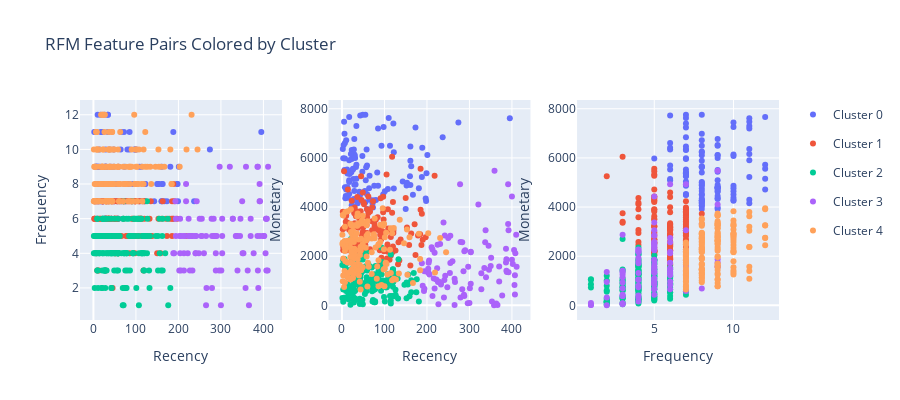

Notebook code for this chart:
### Code cell
import plotly.graph_objects as go
from plotly.subplots import make_subplots
import plotly.express as px

df = rfm_clean.copy()  

# RFM features
features = ['Recency', 'Frequency', 'Monetary']

fig = make_subplots(rows=1, cols=3)

clusters = list(df["Cluster"].unique())
clusters.sort()
colors = px.colors.qualitative.Plotly

# Subplot 1: Recency vs Frequency
for i, c in enumerate(clusters):
    subset = df[df['Cluster'] == c]
    fig.add_trace(go.Scatter(
        x=subset["Recency"], 
        y=subset["Frequency"], 
        mode='markers',
        name=f"Cluster {c}",
        legendgroup=f"Cluster {c}",
        marker=dict(color=colors[i])
    ), row=1, col=1)

fig.update_xaxes(title_text="Recency", row=1, col=1)
fig.update_yaxes(title_text="Frequency", row=1, col=1)

# Subplot 2: Recency vs Monetary
for i, c in enumerate(clusters):
    subset = df[df['Cluster'] == c]
    fig.add_trace(go.Scatter(
        x=subset["Recency"], 
        y=subset["Monetary"], 
        mode='markers',
        name=f"Cluster {c}",
        legendgroup=f"Cluster {c}",
        showlegend=False,  # hide repeated legend
        marker=dict(color=colors[i])
    ), row=1, col=2)

fig.update_xaxes(title_text="Recency", row=1, col=2)
fig.update_yaxes(title_text="Monetary", row=1, col=2)

# Subplot 3: Frequency vs Monetary
for i, c in enumerate(clusters):
    subset = df[df['Cluster'] == c]
    fig.add_trace(go.Scatter(
        x=subset["Frequency"], 
        y=subset["Monetary"],  
        mode='markers',
        name=f"Cluster {c}",
        legendgroup=f"Cluster {c}",
        showlegend=False,
        marker=dict(color=colors[i])
    ), row=1, col=3)

fig.update_xaxes(title_text="Frequency", row=1, col=3)
fig.update_yaxes(title_text="Monetary", row=1, col=3)

fig.update_layout(height=400, width=900, title_text="RFM Feature Pairs Colored by Cluster")
fig.show()

### Figure 1 — Plotly figure (JSON) as saved in the notebook; plotly's stock layout.template omitted (floating-point values rounded to 4 significant figures; data arrays with more than 128 entries replaced by an {"elided": "..."} marker saying what was removed)
{"data": [{"legendgroup": "Cluster 0", "marker": {"color": "#636EFA"}, "mode": "markers", "name": "Cluster 0", "type": "scatter", "x": [56, 55, 12, 30, 97, 7, 14, 76, 167, 163, 7, 59, 29, 34, 17, 24, 34, 122, 48, 198, 28, 83, 161, 59, 17, 54, 11, 58, 23, 4, 85, 29, 38, 6, 24, 150, 113, 8, 152, 160, 143, 93, 395, 49, 55, 2, 181, 85, 110, 43, 23, 59, 3, 17, 57, 29, 101, 153, 17, 42, 27, 22, 65, 6, 23, 73, 17, 274, 18, 72, 28, 161, 26, 173, 5, 161, 98, 237, 26, 13, 10, 33, 73, 122, 7, 34, 37, 121, 64, 189, 41, 31, 188, 42, 201, 26, 48, 80, 197, 108, 28, 9, 199, 32, 13, 65, 29, 21, 10], "xaxis": "x", "y": [6, 8, 7, 8, 10, 9, 10, 7, 7, 8, 6, 8, 9, 12, 11, 8, 11, 8, 10, 8, 6, 8, 8, 6, 7, 8, 9, 7, 8, 9, 11, 9, 10, 8, 8, 8, 9, 9, 8, 7, 7, 8, 11, 7, 8, 11, 9, 10, 7, 6, 7, 9, 7, 8, 8, 8, 10, 8, 12, 8, 6, 7, 11, 9, 7, 9, 9, 10, 7, 11, 9, 7, 6, 7, 11, 9, 10, 7, 9, 9, 12, 8, 8, 8, 5, 12, 8, 7, 10, 6, 9, 9, 11, 7, 9, 12, 9, 10, 8, 9, 8, 9, 7, 7, 7, 7, 10, 11, 8], "yaxis": "y"}, {"legendgroup": "Cluster 1", "marker": {"color": "#EF553B"}, "mode": "markers", "name": "Cluster 1", "type": "scatter", "x": {"elided": "145 int values"}, "xaxis": "x", "y": {"elided": "145 int values"}, "yaxis": "y"}, {"legendgroup": "Cluster 2", "marker": {"color": "#00CC96"}, "mode": "markers", "name": "Cluster 2", "type": "scatter", "x": {"elided": "165 int values"}, "xaxis": "x", "y": {"elided": "165 int values"}, "yaxis": "y"}, {"legendgroup": "Cluster 3", "marker": {"color": "#AB63FA"}, "mode": "markers", "name": "Cluster 3", "type": "scatter", "x": [260, 233, 283, 279, 231, 193, 279, 328, 255, 266, 337, 303, 335, 213, 204, 402, 400, 339, 366, 386, 233, 255, 353, 242, 265, 188, 278, 218, 359, 243, 218, 406, 303, 288, 213, 363, 388, 248, 410, 391, 301, 194, 226, 224, 405, 288, 216, 297, 408, 290, 296, 392, 240, 386, 250, 392, 206, 400, 190, 370, 265, 377, 241, 204, 283, 225, 205, 407, 211, 411, 387, 370, 303, 391, 346, 300, 202, 227, 254, 328, 387, 321, 350, 286, 338, 345, 351, 194, 358, 227, 239, 407, 287, 222, 203], "xaxis": "x", "y": [4, 3, 5, 5, 5, 7, 2, 6, 6, 2, 5, 6, 5, 3, 6, 5, 5, 3, 1, 5, 5, 5, 4, 5, 5, 4, 6, 7, 9, 7, 8, 6, 4, 4, 4, 3, 2, 4, 3, 7, 3, 6, 5, 6, 4, 3, 5, 9, 6, 5, 3, 7, 4, 9, 6, 5, 3, 5, 4, 5, 1, 4, 4, 4, 6, 5, 5, 6, 5, 9, 3, 6, 5, 8, 6, 1, 3, 3, 5, 6, 9, 9, 7, 5, 5, 5, 4, 5, 2, 5, 5, 3, 5, 4, 5], "yaxis": "y"}, {"legendgroup": "Cluster 4", "marker": {"color": "#FFA15A"}, "mode": "markers", "name": "Cluster 4", "type": "scatter", "x": {"elided": "160 int values"}, "xaxis": "x", "y": {"elided": "160 int values"}, "yaxis": "y"}, {"legendgroup": "Cluster 0", "marker": {"color": "#636EFA"}, "mode": "markers", "name": "Cluster 0", "showlegend": false, "type": "scatter", "x": [56, 55, 12, 30, 97, 7, 14, 76, 167, 163, 7, 59, 29, 34, 17, 24, 34, 122, 48, 198, 28, 83, 161, 59, 17, 54, 11, 58, 23, 4, 85, 29, 38, 6, 24, 150, 113, 8, 152, 160, 143, 93, 395, 49, 55, 2, 181, 85, 110, 43, 23, 59, 3, 17, 57, 29, 101, 153, 17, 42, 27, 22, 65, 6, 23, 73, 17, 274, 18, 72, 28, 161, 26, 173, 5, 161, 98, 237, 26, 13, 10, 33, 73, 122, 7, 34, 37, 121, 64, 189, 41, 31, 188, 42, 201, 26, 48, 80, 197, 108, 28, 9, 199, 32, 13, 65, 29, 21, 10], "xaxis": "x2", "y": [5087.0, 7756.0, 5528.0, 6107.0, 4511.0, 4805.0, 4376.0, 4867.0, 4501.0, 5664.0, 6608.0, 4523.0, 6766.0, 5719.0, 5908.0, 6255.0, 7294.0, 4750.0, 6076.0, 4246.0, 6340.0, 5402.0, 5888.0, 5690.0, 4532.0, 4656.0, 4802.0, 6345.0, 4074.0, 6528.0, 7199.0, 4658.0, 4256.0, 6987.0, 4047.0, 3920.0, 6497.0, 4355.0, 4878.0, 5249.0, 5041.0, 6491.0, 7611.0, 7755.0, 4198.0, 6366.0, 4760.0, 4867.0, 7625.0, 7722.0, 5953.0, 3919.0, 5991.0, 5016.0, 5620.0, 4909.0, 4642.0, 4986.0, 7663.0, 4493.0, 5143.0, 5421.0, 4299.0, 5503.0, 6321.0, 3984.0, 5088.0, 7444.0, 5342.0, 4153.0, 4326.0, 6459.0, 5530.0, 7234.0, 7474.0, 4893.0, 7253.0, 6844.0, 6108.0, 4794.0, 4715.0, 5633.0, 4273.0, 6235.0, 5979.0, 5153.0, 4160.0, 7397.0, 4767.0, 6411.0, 4625.0, 5993.0, 5226.0, 4493.0, 6121.0, 5563.0, 5440.0, 4283.0, 4346.0, 4737.0, 4267.0, 4454.0, 5371.0, 4916.0, 5365.0, 5279.0, 6134.0, 6160.0, 6720.0], "yaxis": "y2"}, {"legendgroup": "Cluster 1", "marker": {"color": "#EF553B"}, "mode": "markers", "name": "Cluster 1", "showlegend": false, "type": "scatter", "x": {"elided": "145 int values"}, "xaxis": "x2", "y": {"elided": "145 float values"}, "yaxis": "y2"}, {"legendgroup": "Cluster 2", "marker": {"color": "#00CC96"}, "mode": "markers", "name": "Cluster 2", "showlegend": false, "type": "scatter", "x": {"elided": "165 int values"}, "xaxis": "x2", "y": {"elided": "165 float values"}, "yaxis": "y2"}, {"legendgroup": "Cluster 3", "marker": {"color": "#AB63FA"}, "mode": "markers", "name": "Cluster 3", "showlegend": false, "type": "scatter", "x": [260, 233, 283, 279, 231, 193, 279, 328, 255, 266, 337, 303, 335, 213, 204, 402, 400, 339, 366, 386, 233, 255, 353, 242, 265, 188, 278, 218, 359, 243, 218, 406, 303, 288, 213, 363, 388, 248, 410, 391, 301, 194, 226, 224, 405, 288, 216, 297, 408, 290, 296, 392, 240, 386, 250, 392, 206, 400, 190, 370, 265, 377, 241, 204, 283, 225, 205, 407, 211, 411, 387, 370, 303, 391, 346, 300, 202, 227, 254, 328, 387, 321, 350, 286, 338, 345, 351, 194, 358, 227, 239, 407, 287, 222, 203], "xaxis": "x2", "y": [1791.0, 925.8, 657.3, 2583.0, 2495.0, 584.6, 320.5, 658.5, 1728.0, 949.4, 2568.0, 2187.0, 1523.0, 385.5, 1738.0, 1680.0, 1861.0, 1149.0, 16.52, 2306.0, 844.5, 2831.0, 156.8, 2839.0, 1081.0, 1712.0, 4933.0, 2140.0, 5481.0, 1205.0, 684.2, 825.9, 2162.0, 2199.0, 2271.0, 79.75, 1361.0, 736.3, 2873.0, 4930.0, 695.4, 1389.0, 955.1, 1507.0, 2256.0, 383.8, 1091.0, 1569.0, 2121.0, 2244.0, 88.47, 3057.0, 318.2, 1740.0, 2741.0, 1347.0, 1259.0, 4432.0, 795.2, 1582.0, 16.74, 400.0, 1032.0, 1319.0, 2565.0, 2461.0, 1822.0, 1229.0, 2367.0, 1568.0, 1405.0, 966.4, 876.7, 3309.0, 1453.0, 98.35, 1348.0, 47.95, 1319.0, 1306.0, 1872.0, 4105.0, 1602.0, 1388.0, 3058.0, 2423.0, 1937.0, 675.9, 4.833, 974.8, 3368.0, 439.5, 427.4, 1056.0, 1494.0], "yaxis": "y2"}, {"legendgroup": "Cluster 4", "marker": {"color": "#FFA15A"}, "mode": "markers", "name": "Cluster 4", "showlegend": false, "type": "scatter", "x": {"elided": "160 int values"}, "xaxis": "x2", "y": {"elided": "160 float values"}, "yaxis": "y2"}, {"legendgroup": "Cluster 0", "marker": {"color": "#636EFA"}, "mode": "markers", "name": "Cluster 0", "showlegend": false, "type": "scatter", "x": [6, 8, 7, 8, 10, 9, 10, 7, 7, 8, 6, 8, 9, 12, 11, 8, 11, 8, 10, 8, 6, 8, 8, 6, 7, 8, 9, 7, 8, 9, 11, 9, 10, 8, 8, 8, 9, 9, 8, 7, 7, 8, 11, 7, 8, 11, 9, 10, 7, 6, 7, 9, 7, 8, 8, 8, 10, 8, 12, 8, 6, 7, 11, 9, 7, 9, 9, 10, 7, 11, 9, 7, 6, 7, 11, 9, 10, 7, 9, 9, 12, 8, 8, 8, 5, 12, 8, 7, 10, 6, 9, 9, 11, 7, 9, 12, 9, 10, 8, 9, 8, 9, 7, 7, 7, 7, 10, 11, 8], "xaxis": "x3", "y": [5087.0, 7756.0, 5528.0, 6107.0, 4511.0, 4805.0, 4376.0, 4867.0, 4501.0, 5664.0, 6608.0, 4523.0, 6766.0, 5719.0, 5908.0, 6255.0, 7294.0, 4750.0, 6076.0, 4246.0, 6340.0, 5402.0, 5888.0, 5690.0, 4532.0, 4656.0, 4802.0, 6345.0, 4074.0, 6528.0, 7199.0, 4658.0, 4256.0, 6987.0, 4047.0, 3920.0, 6497.0, 4355.0, 4878.0, 5249.0, 5041.0, 6491.0, 7611.0, 7755.0, 4198.0, 6366.0, 4760.0, 4867.0, 7625.0, 7722.0, 5953.0, 3919.0, 5991.0, 5016.0, 5620.0, 4909.0, 4642.0, 4986.0, 7663.0, 4493.0, 5143.0, 5421.0, 4299.0, 5503.0, 6321.0, 3984.0, 5088.0, 7444.0, 5342.0, 4153.0, 4326.0, 6459.0, 5530.0, 7234.0, 7474.0, 4893.0, 7253.0, 6844.0, 6108.0, 4794.0, 4715.0, 5633.0, 4273.0, 6235.0, 5979.0, 5153.0, 4160.0, 7397.0, 4767.0, 6411.0, 4625.0, 5993.0, 5226.0, 4493.0, 6121.0, 5563.0, 5440.0, 4283.0, 4346.0, 4737.0, 4267.0, 4454.0, 5371.0, 4916.0, 5365.0, 5279.0, 6134.0, 6160.0, 6720.0], "yaxis": "y3"}, {"legendgroup": "Cluster 1", "marker": {"color": "#EF553B"}, "mode": "markers", "name": "Cluster 1", "showlegend": false, "type": "scatter", "x": {"elided": "145 int values"}, "xaxis": "x3", "y": {"elided": "145 float values"}, "yaxis": "y3"}, {"legendgroup": "Cluster 2", "marker": {"color": "#00CC96"}, "mode": "markers", "name": "Cluster 2", "showlegend": false, "type": "scatter", "x": {"elided": "165 int values"}, "xaxis": "x3", "y": {"elided": "165 float values"}, "yaxis": "y3"}, {"legendgroup": "Cluster 3", "marker": {"color": "#AB63FA"}, "mode": "markers", "name": "Cluster 3", "showlegend": false, "type": "scatter", "x": [4, 3, 5, 5, 5, 7, 2, 6, 6, 2, 5, 6, 5, 3, 6, 5, 5, 3, 1, 5, 5, 5, 4, 5, 5, 4, 6, 7, 9, 7, 8, 6, 4, 4, 4, 3, 2, 4, 3, 7, 3, 6, 5, 6, 4, 3, 5, 9, 6, 5, 3, 7, 4, 9, 6, 5, 3, 5, 4, 5, 1, 4, 4, 4, 6, 5, 5, 6, 5, 9, 3, 6, 5, 8, 6, 1, 3, 3, 5, 6, 9, 9, 7, 5, 5, 5, 4, 5, 2, 5, 5, 3, 5, 4, 5], "xaxis": "x3", "y": [1791.0, 925.8, 657.3, 2583.0, 2495.0, 584.6, 320.5, 658.5, 1728.0, 949.4, 2568.0, 2187.0, 1523.0, 385.5, 1738.0, 1680.0, 1861.0, 1149.0, 16.52, 2306.0, 844.5, 2831.0, 156.8, 2839.0, 1081.0, 1712.0, 4933.0, 2140.0, 5481.0, 1205.0, 684.2, 825.9, 2162.0, 2199.0, 2271.0, 79.75, 1361.0, 736.3, 2873.0, 4930.0, 695.4, 1389.0, 955.1, 1507.0, 2256.0, 383.8, 1091.0, 1569.0, 2121.0, 2244.0, 88.47, 3057.0, 318.2, 1740.0, 2741.0, 1347.0, 1259.0, 4432.0, 795.2, 1582.0, 16.74, 400.0, 1032.0, 1319.0, 2565.0, 2461.0, 1822.0, 1229.0, 2367.0, 1568.0, 1405.0, 966.4, 876.7, 3309.0, 1453.0, 98.35, 1348.0, 47.95, 1319.0, 1306.0, 1872.0, 4105.0, 1602.0, 1388.0, 3058.0, 2423.0, 1937.0, 675.9, 4.833, 974.8, 3368.0, 439.5, 427.4, 1056.0, 1494.0], "yaxis": "y3"}, {"legendgroup": "Cluster 4", "marker": {"color": "#FFA15A"}, "mode": "markers", "name": "Cluster 4", "showlegend": false, "type": "scatter", "x": {"elided": "160 int values"}, "xaxis": "x3", "y": {"elided": "160 float values"}, "yaxis": "y3"}], "layout": {"height": 400, "title": {"text": "RFM Feature Pairs Colored by Cluster"}, "width": 900, "xaxis": {"anchor": "y", "domain": [0, 0.2889], "title": {"text": "Recency"}}, "xaxis2": {"anchor": "y2", "domain": [0.3556, 0.6444], "title": {"text": "Recency"}}, "xaxis3": {"anchor": "y3", "domain": [0.7111, 1], "title": {"text": "Frequency"}}, "yaxis": {"anchor": "x", "domain": [0, 1], "title": {"text": "Frequency"}}, "yaxis2": {"anchor": "x2", "domain": [0, 1], "title": {"text": "Monetary"}}, "yaxis3": {"anchor": "x3", "domain": [0, 1], "title": {"text": "Monetary"}}}}
